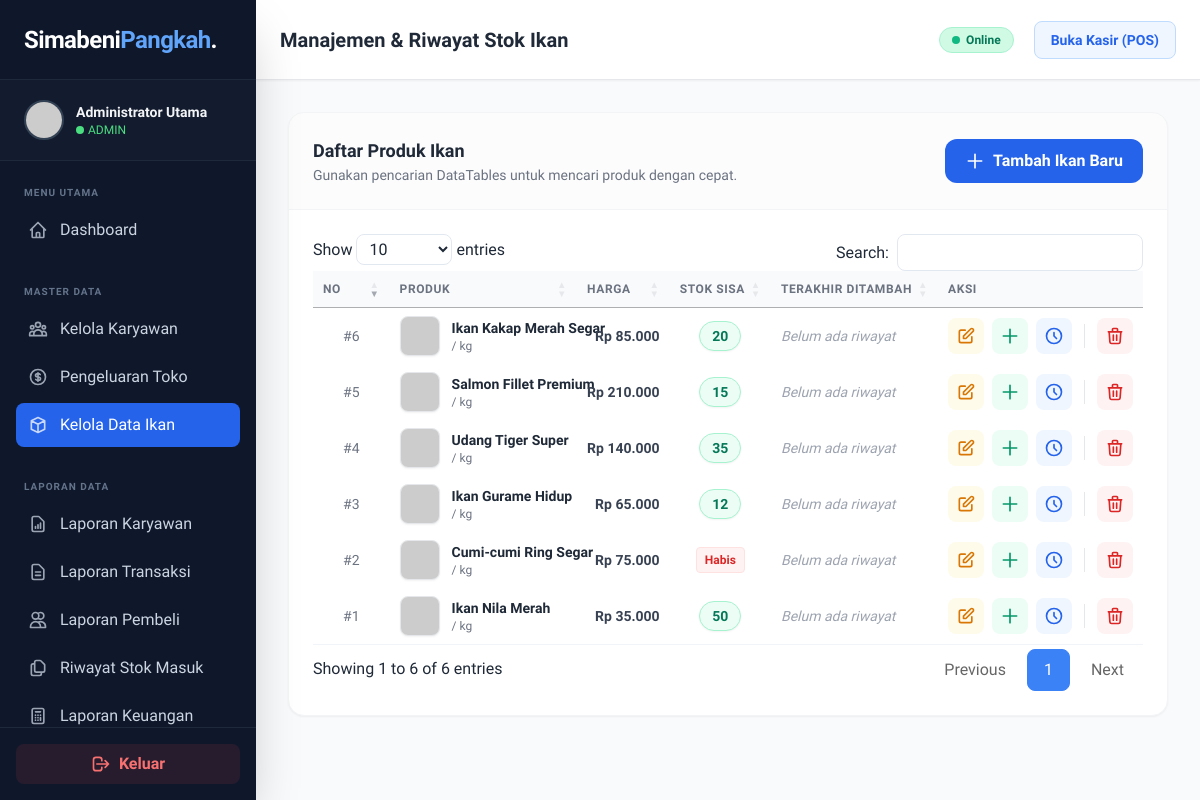
Page /admin/kelola_ikan.php (signed in) on the earlier database version.
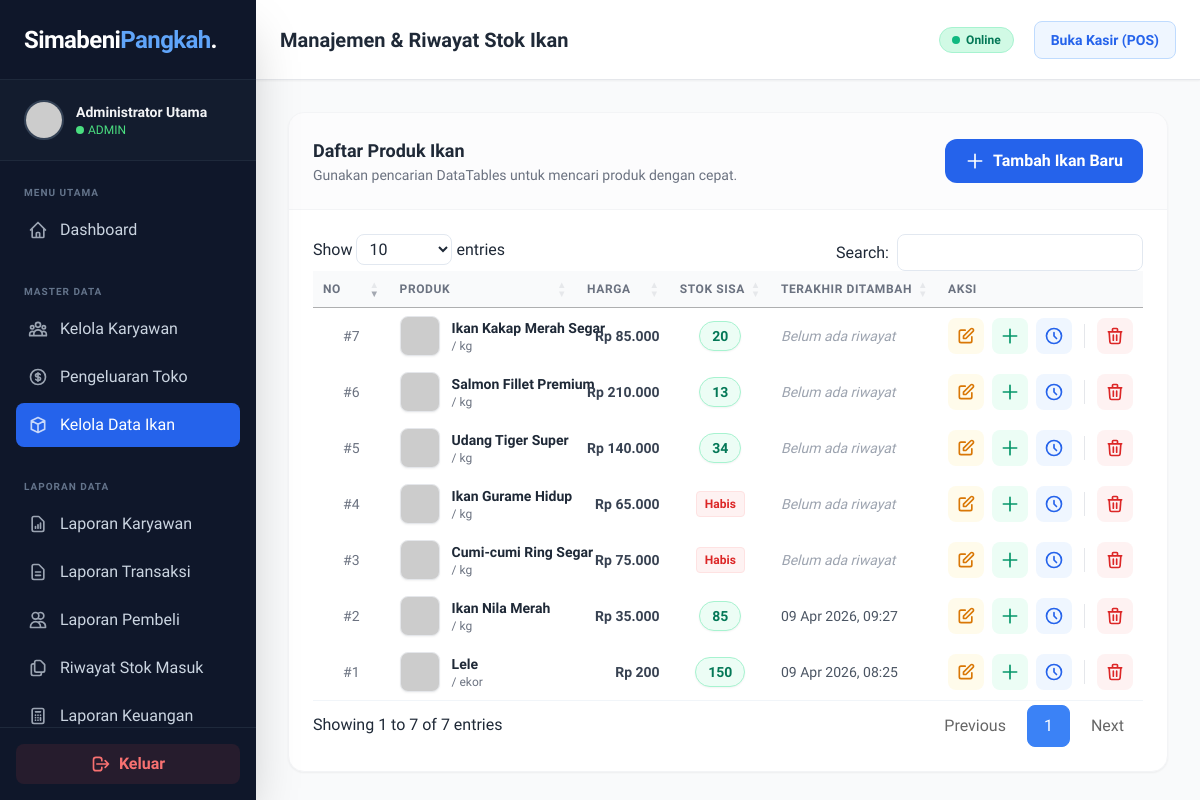
Same page on the later database version.
### tables this page shows
CREATE TABLE `ikan` (
  `id` int(11) NOT NULL,
  `nama_ikan` varchar(100) NOT NULL,
  `deskripsi` text DEFAULT NULL,
  `harga` int(11) NOT NULL,
  `stok` int(11) NOT NULL DEFAULT 0,
  `satuan` varchar(20) NOT NULL DEFAULT 'kg',
  `gambar` varchar(255) DEFAULT 'default.jpg',
  `status_aktif` tinyint(1) NOT NULL DEFAULT 1,
  `created_at` timestamp NOT NULL DEFAULT current_timestamp(),
  `updated_at` timestamp NOT NULL DEFAULT current_timestamp() ON UPDATE current_timestamp()
);

### koneksi.php (called while the page is built, shortened)
<?php
function formatRupiah($angka)
{
    return "Rp " . number_format($angka, 0, ',', '.');
}

### admin/kelola_ikan.php (the view, shortened to what the rows shown need)
<?php
require_once '../koneksi.php';
$query_ikan = mysqli_query($koneksi, "
    SELECT ikan.*,
    (SELECT MAX(tanggal_tambah) FROM riwayat_stok WHERE ikan_id = ikan.id) as tgl_terakhir_tambah
    FROM ikan ORDER BY ikan.id DESC
");
include '../components/header.php';
?>
<link rel="stylesheet" href="https://cdn.datatables.net/1.13.7/css/jquery.dataTables.min.css">
<main class="flex-1 flex flex-col h-screen overflow-hidden bg-gray-50">
    <?php include '../components/navbar.php'; ?>
    <div class="flex-1 overflow-y-auto p-4 sm:p-6 lg:p-8 relative">
        <div class="bg-white rounded-2xl shadow-sm border border-gray-100 overflow-hidden">
            <div
                class="p-6 border-b border-gray-100 flex flex-col sm:flex-row sm:items-center justify-between gap-4 bg-gray-50/50">
                <div>
                    <h2 class="text-lg font-bold text-gray-800">Daftar Produk Ikan</h2>
                </div>
            </div>
            <div class="overflow-x-auto w-full">
                <table id="tabel-ikan" class="w-full text-left whitespace-nowrap">
                    <thead>
                        <tr class="bg-gray-50 text-gray-500 text-xs uppercase tracking-wider">
                            <th class="p-4 font-semibold w-16 text-center">No</th>
                            <th class="p-4 font-semibold">Produk</th>
                            <th class="p-4 font-semibold text-right">Harga</th>
                            <th class="p-4 font-semibold text-center">Stok Sisa</th>
                            <th class="p-4 font-semibold">Terakhir Ditambah</th>
                            <th class="p-4 font-semibold text-center">Aksi</th>
                        </tr>
                    </thead>
                    <tbody class="text-sm text-gray-700">
                        <?php if ($query_ikan && mysqli_num_rows($query_ikan) > 0): ?>
                            <?php
                            $no = 1;
                            while ($ikan = mysqli_fetch_assoc($query_ikan)): ?>
                                <tr class="hover:bg-blue-50/30 transition-colors group border-b border-gray-50">
                                    <td class="p-4 text-center text-gray-500 font-medium">#<?php echo $no++; ?></td>
                                    <td class="p-4">
                                        <div class="flex items-center gap-3">
                                            <?php
                                            $src = $ikan['gambar'];
                                            if (!filter_var($src, FILTER_VALIDATE_URL)) $src = '../uploads/' . $src;
                                            ?>
                                            <img src="<?php echo $src; ?>"
                                                onerror="this.src='https://via.placeholder.com/150?text=No+Foto'"
                                                class="w-10 h-10 rounded-lg object-cover bg-gray-100 border border-gray-200 shadow-sm">
                                            <div>
                                                <p class="font-bold text-gray-800 text-sm">
                                                    <?php echo htmlspecialchars($ikan['nama_ikan']); ?></p>
                                                <p class="text-xs text-gray-500">/
                                                    <?php echo htmlspecialchars($ikan['satuan']); ?></p>
                                            </div>
                                        </div>
                                    </td>
                                    <td class="p-4 text-right font-bold text-gray-700"
                                        data-order="<?php echo $ikan['harga']; ?>">
                                        <?php echo formatRupiah($ikan['harga']); ?>
                                    </td>
                                    <td class="p-4 text-center" data-order="<?php echo $ikan['stok']; ?>">
                                        <?php if ($ikan['stok'] > 0): ?>
                                            <span
                                                class="inline-flex px-3 py-1 items-center justify-center rounded-full bg-emerald-50 text-emerald-700 font-bold border border-emerald-200 shadow-sm">
                                                <?php echo $ikan['stok']; ?>
                                            </span>
                                        <?php else: ?>
                                            <span
                                                class="inline-flex px-2 py-1 rounded bg-red-50 text-red-600 text-xs font-bold border border-red-100">Habis</span>
                                        <?php endif; ?>
                                    </td>
                                    <td class="p-4 text-gray-600 text-sm"
                                        data-order="<?php echo $ikan['tgl_terakhir_tambah'] ? strtotime($ikan['tgl_terakhir_tambah']) : 0; ?>">
                                        <?php
                                        if ($ikan['tgl_terakhir_tambah']) {
                                            echo date('d M Y, H:i', strtotime($ikan['tgl_terakhir_tambah']));
                                        } else {
                                            echo '<span class="text-gray-400 italic">Belum ada riwayat</span>';
                                        }
                                        ?>
                                    </td>
                                    <td class="p-4">
                                        <div class="flex items-center justify-center gap-2">
                                            <button
                                                onclick="bukaModalEdit(<?php echo $ikan['id']; ?>, '<?php echo htmlspecialchars($ikan['nama_ikan'], ENT_QUOTES); ?>', <?php echo $ikan['harga']; ?>, '<?php echo $ikan['satuan']; ?>')"
                                                class="p-2 bg-amber-50 text-amber-600 hover:bg-amber-500 hover:text-white rounded-lg transition"
                                                title="Edit Data Ikan">
                                                <svg class="w-5 h-5" fill="none" stroke="currentColor" viewBox="0 0 24 24">
                                                    <path stroke-linecap="round" stroke-linejoin="round" stroke-width="2"
                                                        d="M11 5H6a2 2 0 00-2 2v11a2 2 0 002 2h11a2 2 0 002-2v-5m-1.414-9.414a2 2 0 112.828 2.828L11.828 15H9v-2.828l8.586-8.586z">
                                                    </path>
                                                </svg>
                                            </button>
                                            <button
                                                onclick="bukaModalRestock(<?php echo $ikan['id']; ?>, '<?php echo htmlspecialchars($ikan['nama_ikan'], ENT_QUOTES); ?>', '<?php echo $ikan['satuan']; ?>')"
                                                class="p-2 bg-emerald-50 text-emerald-600 hover:bg-emerald-600 hover:text-white rounded-lg transition"
                                                title="Tambah Stok Baru">
                                                <svg class="w-5 h-5" fill="none" stroke="currentColor" viewBox="0 0 24 24">
                                                    <path stroke-linecap="round" stroke-linejoin="round" stroke-width="2"
                                                        d="M12 4v16m8-8H4"></path>
                                                </svg>
                                            </button>
                                            <button
                                                onclick="bukaModalRiwayat(<?php echo $ikan['id']; ?>, '<?php echo htmlspecialchars($ikan['nama_ikan'], ENT_QUOTES); ?>')"
                                                class="p-2 bg-blue-50 text-blue-600 hover:bg-blue-600 hover:text-white rounded-lg transition"
                                                title="Lihat Riwayat Stok">
                                                <svg class="w-5 h-5" fill="none" stroke="currentColor" viewBox="0 0 24 24">
                                                    <path stroke-linecap="round" stroke-linejoin="round" stroke-width="2"
                                                        d="M12 8v4l3 3m6-3a9 9 0 11-18 0 9 9 0 0118 0z"></path>
                                                </svg>
                                            </button>
                                            <a href="kelola_ikan.php?hapus=<?php echo $ikan['id']; ?>"
                                                onclick="return confirm('HAPUS PERMANEN? Data dan Foto ikan akan dihapus dari server!');"
                                                class="p-2 bg-red-50 text-red-600 hover:bg-red-600 hover:text-white rounded-lg transition"
                                                title="Hapus Ikan">
                                                <svg class="w-5 h-5" fill="none" stroke="currentColor" viewBox="0 0 24 24">
                                                    <path stroke-linecap="round" stroke-linejoin="round" stroke-width="2"
                                                        d="M19 7l-.867 12.142A2 2 0 0116.138 21H7.862a2 2 0 01-1.995-1.858L5 7m5 4v6m4-6v6m1-10V4a1 1 0 00-1-1h-4a1 1 0 00-1 1v3M4 7h16">
                                                    </path>
                                                </svg>
                                            </a>
                                        </div>
                                    </td>
                                </tr>
                            <?php endwhile; ?>
                        <?php endif; ?>
                    </tbody>
                </table>
            </div>
        </div>
    </div>
</main>
<?php include '../components/footer.php'; ?>

Differences in the rows shown:
added ikan: nama_ikan "Lele", satuan "ekor", harga "Rp 200", stok "150", tgl_terakhir_tambah "09 Apr 2026, 08:25"
changed ikan "Ikan Nila Merah": stok "50" → "85"; tgl_terakhir_tambah (not shown) → "09 Apr 2026, 09:27"; no longer shows "Belum ada riwayat"
changed ikan "Ikan Gurame Hidup": stok "12" → (not shown); now shows "Habis"
changed ikan "Udang Tiger Super": stok "35" → "34"
changed ikan "Salmon Fillet Premium": stok "15" → "13"
Other differences:
text written by a page script: "Show entries Search: Showing 1 to 6 of 6 entries Previous 1 Next" → "Show entries Search: Showing 1 to 7 of 7 entries Previous 1 Next"
